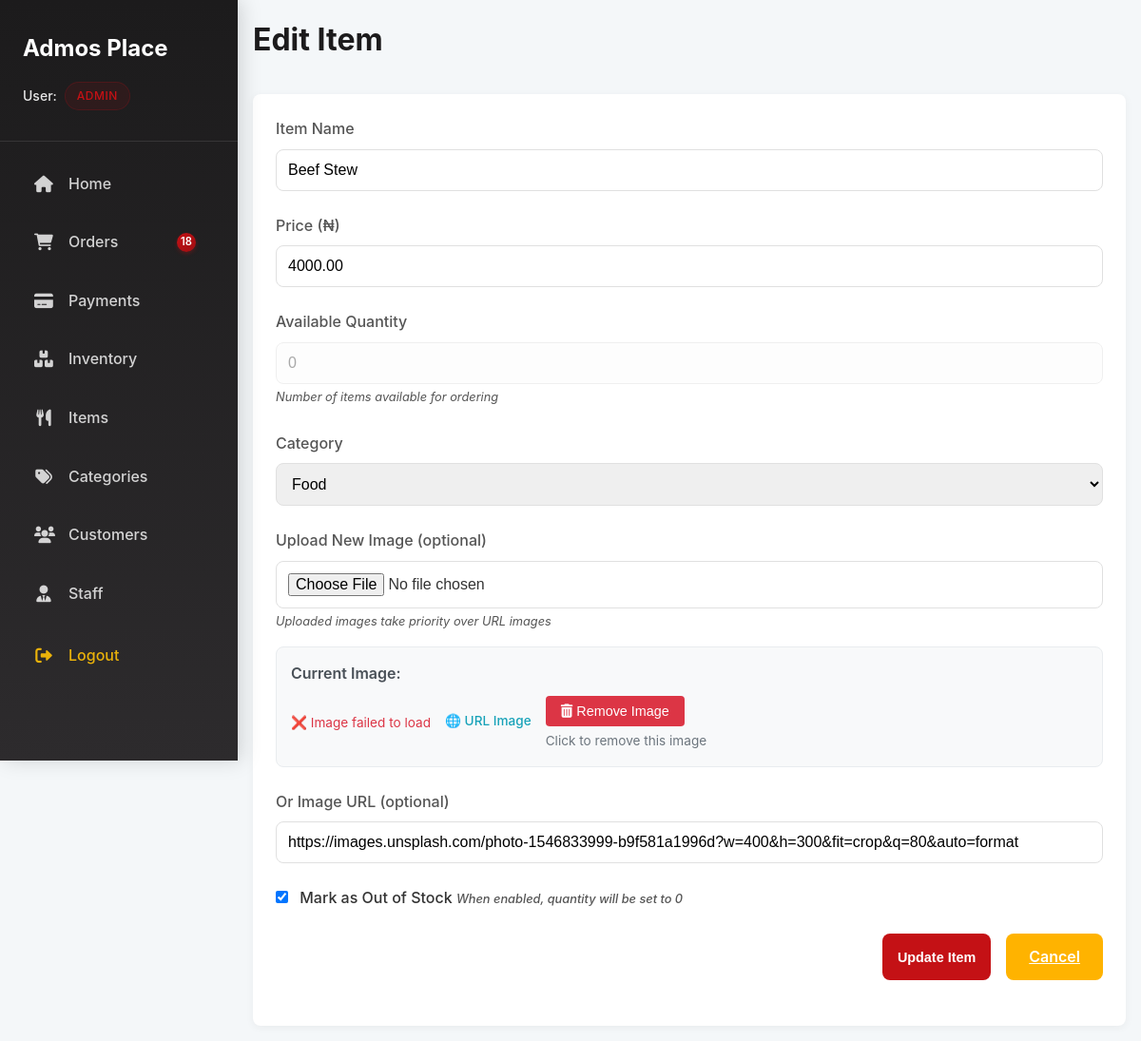
Page /dashboard/items/24/edit/ (signed in) on the committed database.
### accounts/models.py (models this page shows, shortened)
class User(AbstractBaseUser, PermissionsMixin):
    ROLE_CHOICES = (
        ('customer', 'Customer'),
        ('manager', 'Manager'),
        ('accountant', 'Accountant'),
        ('admin', 'Admin'),
    )
    first_name = models.CharField(max_length=50, blank=True)
    last_name = models.CharField(max_length=50, blank=True)
    email = models.EmailField(unique=True, null=True, blank=True)
    phone_number = models.CharField(max_length=15, unique=True)
    delivery_address = models.TextField(blank=True, null=True)
    role = models.CharField(max_length=20, choices=ROLE_CHOICES, default='customer')
    is_active = models.BooleanField(default=True)
    is_staff = models.BooleanField(default=False)
    objects = UserManager()
    USERNAME_FIELD = 'phone_number'
    REQUIRED_FIELDS = []

### store/models.py (models this page shows, shortened)
class FoodItem(models.Model):
    name = models.CharField(max_length=100, unique=True)
    price = models.DecimalField(max_digits=10, decimal_places=2, help_text="Price per portion")
    category = models.ForeignKey(Category, on_delete=models.CASCADE, related_name='food_items')
    image_url = models.URLField(blank=True, null=True)
    image = models.ImageField(upload_to='food_items/', blank=True, null=True)
    availability = models.BooleanField(default=True)
    portions = models.PositiveIntegerField(default=0, help_text="Available portions in stock")
    created_at = models.DateTimeField(auto_now_add=True, null=True, blank=True)
    updated_at = models.DateTimeField(auto_now=True, null=True, blank=True)
    created_by = models.ForeignKey(
        settings.AUTH_USER_MODEL,
        on_delete=models.SET_NULL,
        null=True,
        blank=True,
        related_name='created_food_items'
    )
    updated_by = models.ForeignKey(
        settings.AUTH_USER_MODEL,
        on_delete=models.SET_NULL,
        null=True,
        blank=True,
        related_name='updated_food_items'
    )
    @property
    def out_of_stock_toggle(self):
        """Toggle for out of stock status."""
        return self.portions == 0
    class Meta:
        ordering = ['name']

class Category(models.Model):
    name = models.CharField(max_length=100, unique=True)
    class Meta:
        verbose_name_plural = "Categories"

### dashboard/views.py (the view, shortened to what this page needs)
# urls.py: path("items/<int:item_id>/edit/", views.edit_item, name="edit_item"),
@login_required
def edit_item(request, item_id):
    if getattr(request.user, "role", None) not in ["admin", "manager"]:
        return HttpResponseForbidden("Not authorized.")
    item = get_object_or_404(FoodItem, id=item_id)
    categories = Category.objects.exclude(name__iexact='All').order_by('id')
    context = {'item': item, 'categories': categories}
    return render(request, "dashboard/edit_item.html", context)

### dashboard/context_processors.py (called while the page is built)
def active_orders_count(request):
    if hasattr(request, 'user') and request.user.is_authenticated and getattr(request.user, 'role', None) in ['admin', 'manager', 'accountant']:
        return {
            'active_orders_count': Order.objects.filter(
                payment__status='success',
                status__in=['Pending', 'On the Way']  # Only count active orders
            ).count()
        }
    return {'active_orders_count': 0}

### dashboard/templates/dashboard/edit_item.html (shortened to what this page needs)
{% extends 'dashboard/base.html' %}
{% block content %}
<div class="dashboard-page">
    <h1 class="page-title">Edit Item</h1>
    <div class="card">
        <form method="post" enctype="multipart/form-data" id="editItemForm">
            <div class="form-group">
                <label for="name">Item Name</label>
                <input type="text" id="name" name="name" value="{{ item.name }}" required>
            </div>
            <div class="form-group">
                <label for="price">Price (₦)</label>
                <input type="number" id="price" name="price" step="0.01" value="{{ item.price }}" required>
            </div>
            <div class="form-group">
                <label for="portions">Available Quantity</label>
                <input type="number" id="portions" name="portions" min="0" value="{{ item.portions }}" placeholder="0">
                <small class="form-help">Number of items available for ordering</small>
            </div>
            <div class="form-group">
                <label for="category">Category</label>
                <select id="category" name="category" required>
                    {% for category in categories %}
                        <option value="{{ category.id }}" {% if category.id == item.category.id %}selected{% endif %}>{{ category.name }}</option>
                    {% endfor %}
                </select>
            </div>
            <div class="form-group">
                <label for="image">Upload New Image (optional)</label>
                <input type="file" id="image" name="image" accept="image/*" onchange="previewImage(this)">
                <small class="form-help">Uploaded images take priority over URL images</small>
                {% if item.image or item.image_url %}
                    <div id="current-image-section" style="margin-top: 15px; padding: 15px; background-color: #f8f9fa; border-radius: 8px; border: 1px solid #e9ecef;">
                        <p style="margin: 0 0 10px 0; font-weight: 600; color: #495057;">Current Image:</p>
                        <div style="display: flex; align-items: center; gap: 15px;">
                            {% if item.image %}
                                <img id="current-image" src="{{ item.image.url }}" alt="{{ item.name }}" style="width: 80px; height: 80px; object-fit: cover; border-radius: 6px; border: 2px solid #dee2e6;">
                                <div>
                                    <p style="margin: 0 0 5px 0; font-size: 0.85rem; color: #28a745; font-weight: 500;">📁 Uploaded Image</p>
                                </div>
                            {% elif item.image_url %}
                                <div id="image-error" style="display: none; color: #dc3545; font-size: 0.85rem;">❌ Image failed to load</div>
                                <div>
                                    <p style="margin: 0 0 5px 0; font-size: 0.85rem; color: #17a2b8; font-weight: 500;">🌐 URL Image</p>
                                </div>
                            {% endif %}
                            <div>
                                <button type="button" onclick="removeCurrentImage()" style="background-color: #dc3545; color: white; border: none; padding: 8px 16px; border-radius: 4px; cursor: pointer; font-size: 0.9rem;">
                                    <i class="fas fa-trash-alt"></i> Remove Image
                                </button>
                                <p style="margin: 5px 0 0 0; font-size: 0.85rem; color: #6c757d;">Click to remove this image</p>
                            </div>
                        </div>
                    </div>
                {% endif %}
            </div>
            <div class="form-group">
                <label for="image_url">Or Image URL (optional)</label>
                <input type="url" id="image_url" name="image_url" value="{{ item.image_url }}" placeholder="https://example.com/image.jpg">
            </div>
            <div class="form-group">
                <label class="toggle-label">
                    <input type="checkbox" name="out_of_stock" id="out_of_stock_toggle" {% if item.portions == 0 %}checked{% endif %}>
                    <span class="toggle-text">Mark as Out of Stock</span>
                    <small class="form-help">When enabled, quantity will be set to 0</small>
                </label>
            </div>
            <div class="action-bar">
                <button type="submit" class="btn btn-primary">Update Item</button>
                <a href="{% url 'dashboard:items' %}" class="btn btn-secondary">Cancel</a>
            </div>
        </form>
    </div>
</div>
{% endblock %}

### dashboard/templates/dashboard/base.html (shortened to what this page needs)
<!DOCTYPE html>
<html lang="en">
<head>
    {% load static %}
    <link rel="stylesheet" href="{% static 'dashboard/css/style.css' %}?v=17">
    <link rel="stylesheet" href="https://cdnjs.cloudflare.com/ajax/libs/font-awesome/6.0.0/css/all.min.css">
</head>
<body>
    <div class="dashboard-container">
        <aside class="sidebar" id="sidebar">
            <div class="sidebar-header">
                <div class="header-top">
                <h3>Admos Place</h3>
                </div>
                <div class="user-info">
                    <div class="user-name">User: <span class="user-role">{{ user.role|title }}</span></div>
                </div>
            </div>
            <nav class="sidebar-nav">
                <ul>
                    {% if user.role in 'admin,accountant' %}
                    <li class="{% if request.resolver_match.url_name == 'home' %}active{% endif %}">
                        <a href="{% url 'dashboard:home' %}">
                            <i class="fas fa-home"></i> Home
                        </a>
                    </li>
                    {% endif %}
        <li class="{% if request.resolver_match.url_name == 'orders' or request.resolver_match.url_name == 'delivered_orders' %}active{% endif %}">
            <a href="{% url 'dashboard:orders' %}">
                <i class="fas fa-shopping-cart"></i> Orders
                <span class="sidebar-badge">{{ active_orders_count }}</span>
            </a>
        </li>
                    {% if user.role in 'admin,accountant' %}
                    <li class="{% if request.resolver_match.url_name == 'payments' %}active{% endif %}">
                        <a href="{% url 'dashboard:payments' %}">
                            <i class="fas fa-credit-card"></i> Payments
                        </a>
                    </li>
                    {% endif %}
                    <li class="{% if request.resolver_match.url_name == 'inventory' %}active{% endif %}">
                        <a href="{% url 'dashboard:inventory' %}">
                            <i class="fas fa-boxes"></i> Inventory
                        </a>
                    </li>
                    <li class="{% if request.resolver_match.url_name == 'items' %}active{% endif %}">
                        <a href="{% url 'dashboard:items' %}">
                            <i class="fas fa-utensils"></i> Items
                        </a>
                    </li>
                    <li class="{% if request.resolver_match.url_name == 'categories' %}active{% endif %}">
                        <a href="{% url 'dashboard:categories' %}">
                            <i class="fas fa-tags"></i> Categories
                        </a>
                    </li>
        <li class="{% if request.resolver_match.url_name == 'users' %}active{% endif %}">
            <a href="{% url 'dashboard:users' %}">
                <i class="fas fa-users"></i> Customers
            </a>
        </li>
                    {% if user.role == 'admin' %}
                    <li class="{% if request.resolver_match.url_name == 'staff' %}active{% endif %}">
                        <a href="{% url 'dashboard:staff' %}">
                            <i class="fas fa-user-tie"></i> Staff
                        </a>
                    </li>
                    {% endif %}
                    <li class="logout-item">
                        <a href="#" onclick="openDashboardLogout()" class="logout-link">
                            <i class="fas fa-sign-out-alt"></i> Logout
                        </a>
                    </li>
                </ul>
            </nav>
        </aside>
        <main class="main-content">
            <div class="content-body">
                {% block content %}{% endblock %}
            </div>
        </main>
    </div>
    <link rel="stylesheet" href="https://cdnjs.cloudflare.com/ajax/libs/font-awesome/6.0.0/css/all.min.css">
</body>
</html>

### dashboard/static/dashboard/css/style.css (style rules this page uses)
:root { --primary-color: #C41115; --secondary-color: #FFB300; --text-color: #333; --light-gray: #f4f7f9; --medium-gray: #e0e0e0; --dark-gray: #555; --border-color: #e0e0e0; --font-family: -apple-system, BlinkMacSystemFont, "Segoe UI", Roboto, "Helvetica Neue", Arial, sans-serif; }
*, *::before, *::after { box-sizing: border-box; margin: 0; padding: 0; }
body { font-family: var(--font-family); line-height: 1.6; color: var(--text-color); background-color: var(--light-gray); }
.dashboard-container { display: flex; min-height: 100vh; }
.btn { padding: 0.75rem 1.5rem; border-radius: 8px; border: none; cursor: pointer; font-weight: 600; font-size: 1rem; transition: background-color 0.3s, transform 0.2s; }
.btn-primary { background-color: var(--primary-color); color: white; }
.btn-secondary { background-color: var(--secondary-color); color: white; }
.sidebar-badge { background: linear-gradient(135deg, #C41115 0%, #a00e12 100%); color: white; border-radius: 12px; min-width: 20px; height: 20px; display: inline-flex; align-items: center; justify-content: center; font-size: 0.7rem; font-weight: 600; margin-left: auto; margin-right: 0.5rem; box-shadow: 0 2px 4px rgba(196, 17, 21, 0.3); }
.btn-primary { background: var(--primary-color); color: white; border: none; padding: 0.5rem 1rem; border-radius: 8px; font-size: 0.9rem; cursor: pointer; transition: all 0.3s ease; display: inline-flex; align-items: center; gap: 0.5rem; }
.sidebar { width: 250px; background: linear-gradient(180deg, #1C1B1C 0%, #2d2b2d 100%); padding: 0; box-shadow: 4px 0 20px rgba(0, 0, 0, 0.15); transition: transform 0.3s ease-in-out; height: 100vh; overflow: hidden; position: fixed; top: 0; left: 0; z-index: 1000; }
.sidebar-header { padding: 2rem 1.5rem 1.5rem; border-bottom: 1px solid rgba(255, 255, 255, 0.1); margin-bottom: 1rem; }
.header-top { display: flex; justify-content: space-between; align-items: center; margin-bottom: 1rem; }
.sidebar-header h3 { color: white; font-size: 1.5rem; font-weight: 700; margin: 0; }
.user-info { text-align: center; margin: 0.5rem 0; }
.user-name { font-weight: 500; color: rgba(255, 255, 255, 0.9); font-size: 0.875rem; margin: 0; display: flex; align-items: center; justify-content: center; gap: 0.5rem; }
.user-role { color: #C41115; font-weight: 600; background: rgba(196, 17, 21, 0.1); padding: 0.25rem 0.75rem; border-radius: 20px; font-size: 0.75rem; text-transform: uppercase; letter-spacing: 0.5px; border: 1px solid rgba(196, 17, 21, 0.2); }
.toggle-label { display: flex; flex-direction: column; align-items: flex-start; gap: 0.5rem; }
.toggle-text { font-weight: 500; color: var(--text-color); }
.form-help { font-size: 0.8rem; color: var(--dark-gray); font-style: italic; }
.sidebar-nav ul { list-style: none; padding: 0; margin: 0; }
.sidebar-nav li { margin: 0.25rem 1rem; }
.sidebar-nav li a { display: flex; align-items: center; padding: 1rem 1.25rem; color: rgba(255, 255, 255, 0.8); text-decoration: none; border-radius: 12px; transition: all 0.3s ease; font-weight: 500; position: relative; }
.sidebar-nav li a i { margin-right: 1rem; font-size: 1.1rem; width: 20px; text-align: center; }
.sidebar-nav .logout-item a { color: rgba(255, 193, 7, 0.9) !important; margin-top: 0.5rem; padding-top: 1rem; }
.sidebar-nav .logout-item a i { color: rgba(255, 193, 7, 0.9); }
.main-content { flex-grow: 1; display: flex; flex-direction: column; margin-left: 250px; }
.user-info { display: flex; align-items: center; }
.user-info span { margin-right: 0.75rem; font-weight: 500; }
.content-body { padding: 1rem; flex-grow: 1; overflow-y: auto; }
.page-title { margin-bottom: 2rem; color: #1C1B1C; font-size: 2rem; font-weight: 700; }
.card { background: white; padding: 1.5rem; border-radius: 8px; box-shadow: 0 2px 8px rgba(0, 0, 0, 0.05); }
.action-bar { margin-bottom: 1.5rem; display: flex; justify-content: flex-end; gap: 1rem; }
.form-group { margin-bottom: 1.5rem; }
.form-group label { display: block; margin-bottom: 0.5rem; font-weight: 500; color: var(--dark-gray); }
.form-group input, .form-group select { width: 100%; padding: 0.75rem; border: 1px solid var(--medium-gray); border-radius: 8px; font-size: 1rem; transition: border-color 0.3s; }
.form-group input[type="checkbox"] { width: auto; margin-right: 0.5rem; }

### rows in the picture
User: role "ADMIN"
FoodItem: name "Beef Stew", price "4000.00", portions "0", category "Food", image_url "https://images.unsplash.com/photo-1546833999-b9f581a1996d?w=400&h=300&fit=crop&q=80&auto=format", portions "☑"

### other values in the picture
{{ active_orders_count }} "18"
